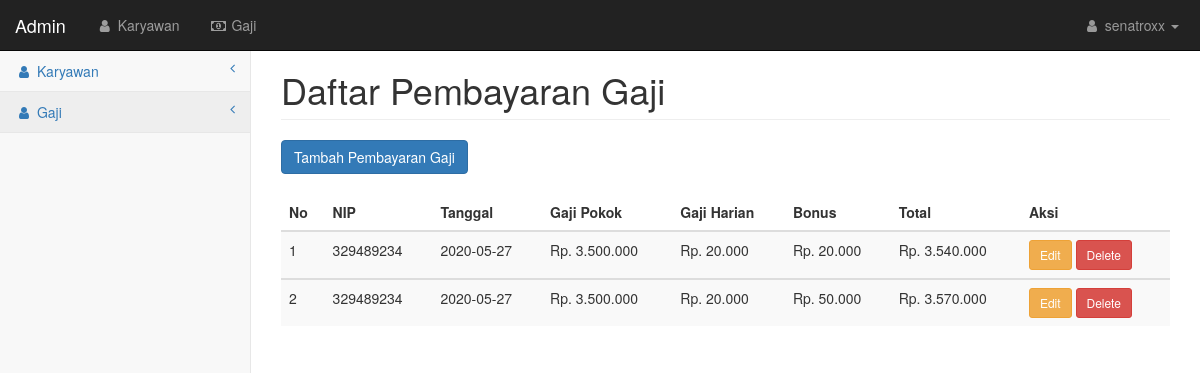
The page /admin/gaji.php (signed in) on the database its author committed.
### tables this page shows
CREATE TABLE `tbl_gaji` (
  `id` int(11) NOT NULL,
  `nip` int(32) NOT NULL,
  `tanggal` date NOT NULL,
  `gaji_pokok` int(14) NOT NULL,
  `gaji_harian` int(14) NOT NULL,
  `bonus` int(14) NOT NULL,
  `total` int(20) NOT NULL
);

### admin/gaji.php (the view, shortened to what this page needs)
<?php
    include '../config/koneksi.php';
?>
<!DOCTYPE html>
<html lang="en">
    <head>
        <link href="../css/bootstrap.min.css" rel="stylesheet">
        <link href="../css/metisMenu.min.css" rel="stylesheet">
        <link href="../css/startmin.css" rel="stylesheet">
        <link href="../css/font-awesome.min.css" rel="stylesheet" type="text/css">
    </head>
    <body>
        <div id="wrapper">
            <nav class="navbar navbar-inverse navbar-fixed-top" role="navigation">
                <div class="navbar-header">
                    <a class="navbar-brand" href="index.php">Admin</a>
                </div>
                <ul class="nav navbar-nav navbar-left navbar-top-links">
                    <li><a href="index.php"><i class="fa fa-user fa-fw"></i> Karyawan</a></li>
                    <li><a href="gaji.php"><i class="fa fa-money fa-fw"></i> Gaji</a></li>
                </ul>
                <ul class="nav navbar-right navbar-top-links">
                    <li class="dropdown">
                        <a class="dropdown-toggle" data-toggle="dropdown" href="#">
                            <i class="fa fa-user fa-fw"></i> <?= $_SESSION['data']['username'] ?> <b class="caret"></b>
                        </a>
                    </li>
                </ul>
                <div class="navbar-default sidebar" role="navigation">
                    <div class="sidebar-nav navbar-collapse">
                        <ul class="nav" id="side-menu">
                            <li>
                                <a href="index.php"><i class="fa fa-user fa-fw"></i> Karyawan<span class="fa arrow"></span></a>
                            </li>
                            <li>
                                <a href="gaji.php"><i class="fa fa-user fa-fw"></i> Gaji<span class="fa arrow"></span></a>
                            </li>
                        </ul>
                    </div>
                </div>
            </nav>
            <div id="page-wrapper">
                <div class="container-fluid">
                    <div class="row">
                        <div class="col-lg-12">
                            <h1 class="page-header">Daftar Pembayaran Gaji</h1>
                            <a class="btn btn-primary" style="margin-bottom:20px" href="tambahGaji.php">Tambah Pembayaran Gaji</a>
                            <table class="table table-striped table-hover">
                                <thead>
                                    <th>No</th>
                                    <th>NIP</th>
                                    <th>Tanggal</th>
                                    <th>Gaji Pokok</th>
                                    <th>Gaji Harian</th>
                                    <th>Bonus</th>
                                    <th>Total</th>
                                    <th>Aksi</th>
                                </thead>
                                <?php
                                    $i = 1;
                                    $gaji = mysqli_query($koneksi, "SELECT * FROM tbl_gaji");
                                    foreach ($gaji as $ga) {
                                    $gajiPokok = "Rp. " . number_format($ga['gaji_pokok'],0,',','.');
                                    $gajiHarian = "Rp. " . number_format($ga['gaji_harian'],0,',','.');
                                    $bonus = "Rp. " . number_format($ga['bonus'],0,',','.');
                                    $total = "Rp. " . number_format($ga['total'],0,',','.');
                                ?>
                                <tbody>
                                    <td><?=$i++;?></td>
                                    <td><?=$ga['nip']?></td>
                                    <td><?=$ga['tanggal']?></td>
                                    <td><?=$gajiPokok?></td>
                                    <td><?=$gajiHarian?></td>
                                    <td><?=$bonus?></td>
                                    <td><?=$total?></td>
                                    <td><a class="btn btn-warning btn-sm" href="editGaji.php?id=<?=$ga['id']?>">Edit</a> <a class="btn btn-danger btn-sm" href="deleteGaji.php?id=<?=$ga['id']?>">Delete</a></td>
                                </tbody>
                                <?php } ?>
                            </table>
                        </div>
                    </div>
                </div>
            </div>
        </div>
    </body>
</html>

### css/startmin.css (style rules this page uses)
body { background-color: #f8f8f8; }
#wrapper { width: 100%; }
#page-wrapper { padding-top: 30px; min-height: 568px; background-color: #fff; }
@media (min-width:768px) { #page-wrapper { position: inherit; margin-left: 250px; padding: 30px 15px 0 15px; border-left: 1px solid #e7e7e7; } }
.navbar-header { float: left; }
.navbar-left { float: left; }
.navbar-right { text-align: right; }
.navbar-top-links { margin: 0; }
.navbar-top-links li { display: inline-block; }
.navbar-top-links li:last-child { margin-right: 6px; }
.navbar-top-links li a { padding: 15px; min-height: 50px; }
.navbar-top-links>li>a { color: #999; }
.sidebar .sidebar-nav.navbar-collapse { padding-right: 0; padding-left: 0; }
.sidebar ul li { border-bottom: 1px solid #e7e7e7; }
.sidebar ul li a.active { background-color: #eee; }
.sidebar .arrow { float: right; }
.sidebar .fa.arrow:before { content: "\f104"; }
@media (min-width:768px) { .sidebar { z-index: 1; position: absolute; width: 250px; margin-top: 51px; } }

### rows shown on the page
tbl_gaji: nip "329489234", tanggal "2020-05-27", gaji_pokok "Rp. 3.500.000", gaji_harian "Rp. 20.000", bonus "Rp. 20.000", total "Rp. 3.540.000"
tbl_gaji: nip "329489234", tanggal "2020-05-27", gaji_pokok "Rp. 3.500.000", gaji_harian "Rp. 20.000", bonus "Rp. 50.000", total "Rp. 3.570.000"

### other values the page prints
$_SESSION['data']['username'] "senatroxx"
